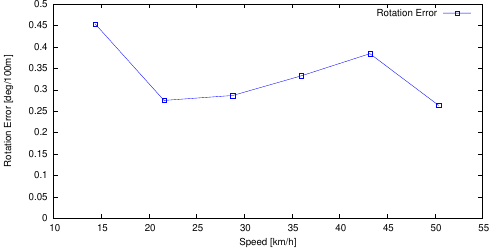

Reproduce this figure in gnuplot.
set term postscript eps enhanced color
set output "08_rs.eps"
set size ratio 0.5
set yrange [0:*]
set xlabel "Speed [km/h]"
set ylabel "Rotation Error [deg/100m]"
plot "08_rs.txt" using ($1*3.6):($2*57.3*100) title 'Rotation Error' lc rgb "#0000FF" pt 4 w linespoints
